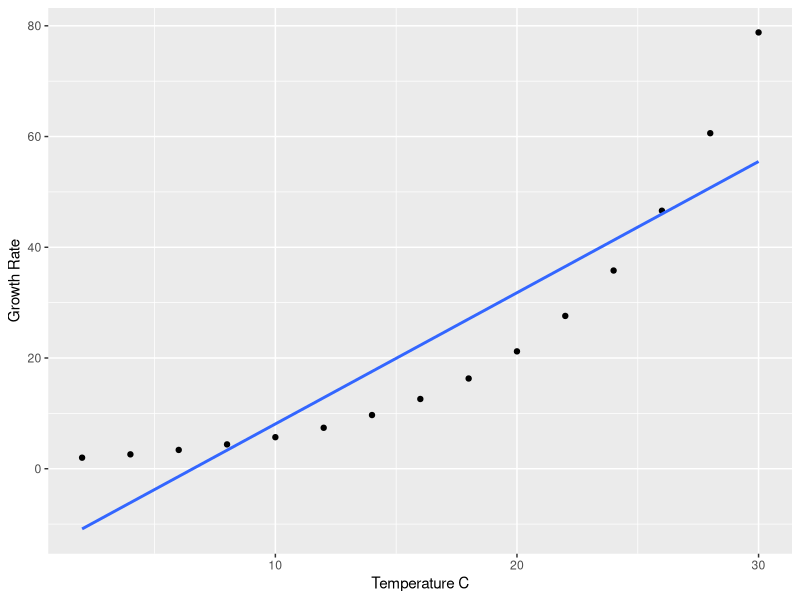
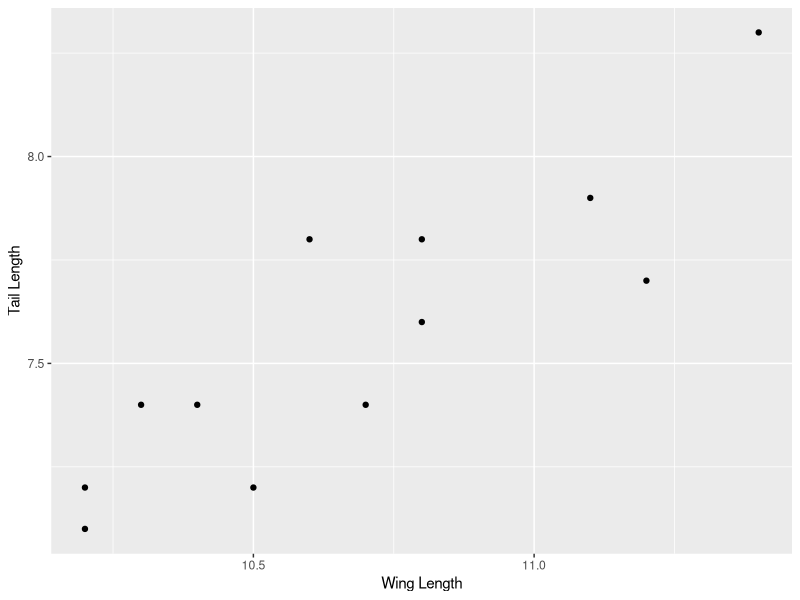

These charts were generated, in order, by the following R code:
library (ggplot2)

simple1 <- read.csv("simplelinear.csv")

simple <- as.data.frame(simple1)
#for a simple linear regression, it's y ~ x 
SLR <- lm(simple$Growth.Rate ~ simple$Temperature)

summary (SLR)

Temperature <- as.data.frame(simple$Temperature)
Growth.Rate <- as.data.frame(simple$Growth.Rate)

#here is how you plot a simple linear regression using ggplot, se= FALSE removes
#the weird shadowy thing
ggplot(simple, aes (x=Temperature, y=Growth.Rate)) + geom_point() + 
labs(x = "Temperature C", y="Growth Rate") + geom_smooth(method = lm,se=FALSE)


# Multiple Regression Using R 

multiplereg <- read.csv("multiplereg.csv")
#this is how you do multiple regression in R 
MR <- lm(multiplereg$Sp.Gr. ~ multiplereg$Nitrogen + multiplereg$Phosphorus)

summary(MR)

#Correlation using R 
bird <- read.csv("bird.csv")

cor(bird$winglength, bird$taillength, method = "pearson")

ggplot(bird, aes(x=winglength, y=taillength)) + geom_point() + labs(x = "Wing Length",
  y = "Tail Length")
